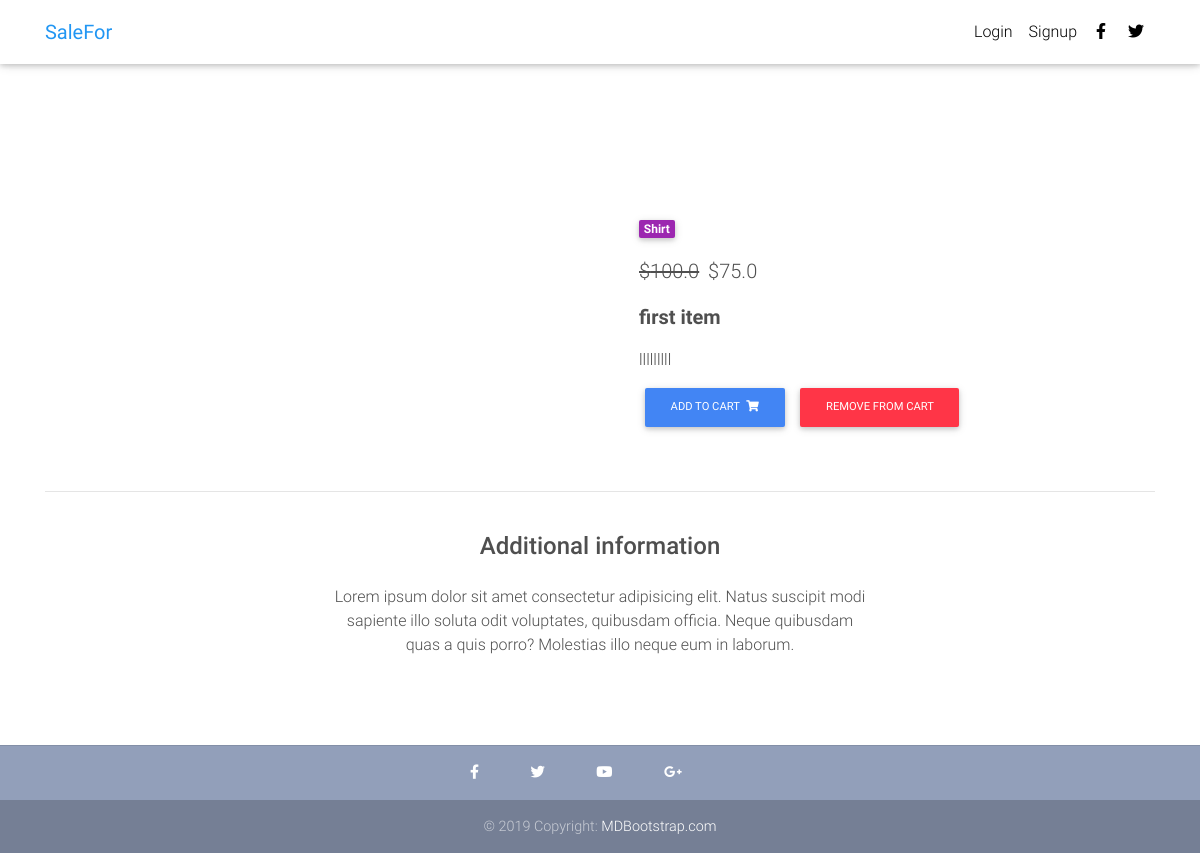
/product/1/, run on the app's committed database.
### core/models.py (models this page shows, shortened)
class Item(models.Model):
    title = models.CharField(max_length=100)
    category = models.CharField(choices=CATEGORY_CHOICES,
                                max_length=2)
    label = models.CharField(choices=LABEL_CHOICES,
                                max_length=1)
    price = models.FloatField()
    discount_price = models.FloatField(blank=True, null=True)
    description = models.TextField()
    slug = models.SlugField()
    def get_add_to_cart_url(self):
        return reverse("core:add-to-cart",
                       kwargs={
                           'slug': self.slug,
                       })
    def get_remove_from_cart_url(self):
        return reverse("core:remove-from-cart",
                       kwargs={
                           'slug': self.slug,
                       })

### core/views.py (the view)
# urls.py: path('product/<slug>/', ItemDetailView.as_view(), name='product'),
class ItemDetailView(DetailView):
    model = Item
    template_name = "product.html"

### templates/product.html (shortened to what this page needs)
{% extends "base.html" %}
{% block content %}
  <main class="mt-5 pt-4">
    <div class="container dark-grey-text mt-5">
      <div class="row wow fadeIn">
        <div class="col-md-6 mb-4">
        </div>
        <div class="col-md-6 mb-4">
          <div class="p-4">
            <div class="mb-3">
              <a href="">
                <span class="badge purple mr-1">{{ object.get_category_display}}</span>
              </a>
            </div>
            <p class="lead">
              {% if object.discount_price %}
              <span class="mr-1">
                <del>${{ object.price }}</del>
              </span>
              <span>${{ item.discount_price }}</span>
                    {% else %}
              <span>${{ item.price }}</span>
              {% endif %}
            </p>
            <p class="lead font-weight-bold">{{ object.title }}</p>
            <p>{{ object.description }}</p>
              <a href="{{ object.get_add_to_cart_url}}" class="btn btn-primary btn-md my-0 p" type="submit">
                Add to cart
                <i class="fas fa-shopping-cart ml-1"></i>
              </a>
              <a href="{{ object.get_remove_from_cart_url }}" class="btn btn-danger btn-md my-0 p" type="submit">
                Remove from cart
              </a>
          </div>
        </div>
      </div>
      <hr>
      <div class="row d-flex justify-content-center wow fadeIn">
        <div class="col-md-6 text-center">
          <h4 class="my-4 h4">Additional information</h4>
          <p>Lorem ipsum dolor sit amet consectetur adipisicing elit. Natus suscipit modi sapiente illo soluta odit
            voluptates,
            quibusdam officia. Neque quibusdam quas a quis porro? Molestias illo neque eum in laborum.</p>
        </div>
      </div>
      <div class="row wow fadeIn">
        <div class="col-lg-4 col-md-12 mb-4">
        </div>
        <div class="col-lg-4 col-md-6 mb-4">
        </div>
        <div class="col-lg-4 col-md-6 mb-4">
        </div>
      </div>
    </div>
  </main>
{% endblock content %}

### templates/base.html (style rules this page uses)
html, body, header, .carousel { height: 60vh; }

### data on the page
Item: category "Shirt", price "100.0", discount_price "75.0", title "first item", description "lllllllll"
